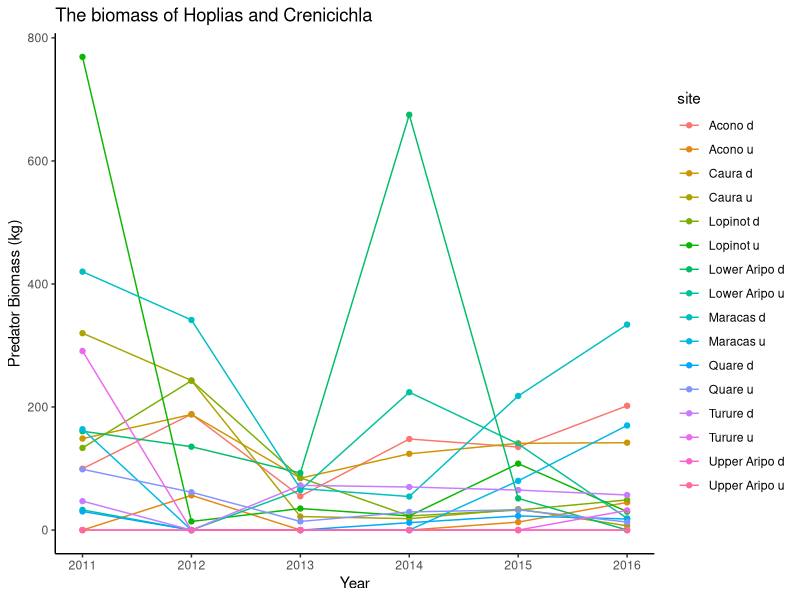
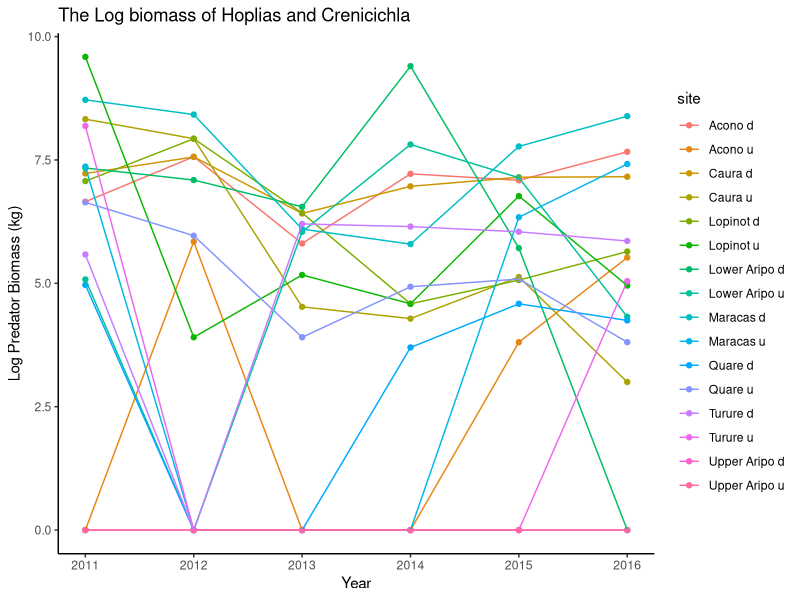
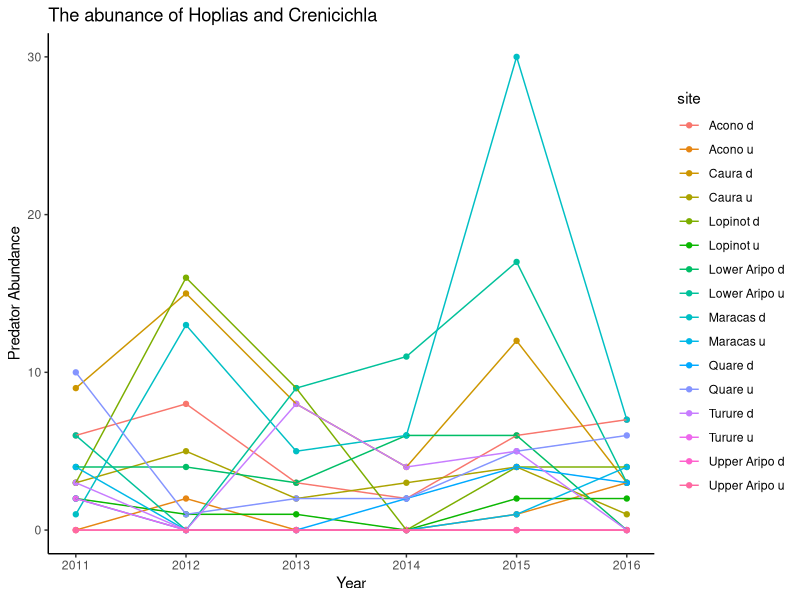
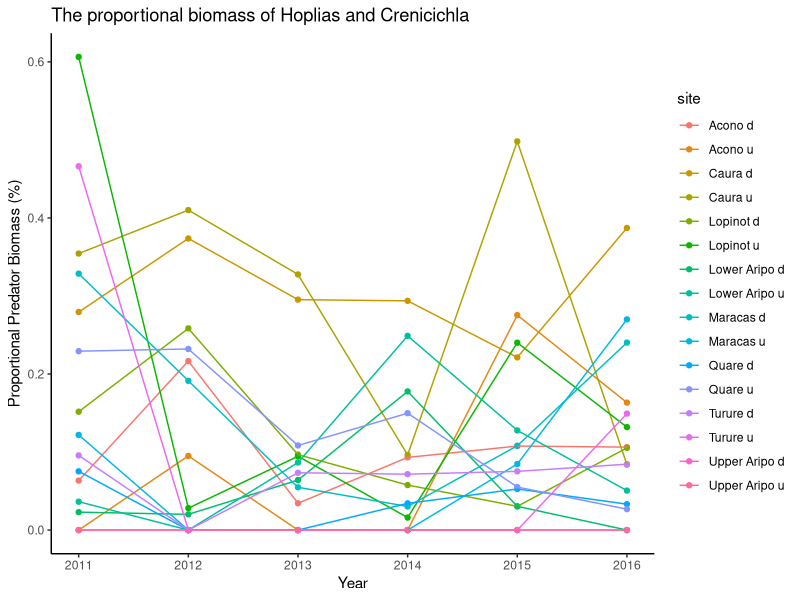

These figures' R source, in order:
## ---- chunk 1
library(dplyr)
library(tidyr)
library(ggplot2)
library(lme4)


setwd("C:\\Users\\faj\\Documents\\OneDrive for Business\\research\\FishPredation\\Data")

fishDataAll <- read.csv("Fish data June 2017.csv")

selectMonths <- c("07", "08")# i am selecting out these months because then i can use the last timepoint 


#select data from only the July and Auguest, and remove first year 
SelectData <- fishDataAll %>% 
	separate(date, c("Day", "Month", "Year"), sep = "/") %>%
	filter(Year != 2010)%>%
	filter(Month %in% selectMonths)

fishData <- data.frame(SelectData)

#calculate biomass
fishData$TotBiomass <- (fishData$numbercaught + fishData$numberseen)* fishData$weight


#calculating percentage abundance
TotBioSite<- fishData %>% 
	group_by(site, Year) %>%
	summarise(BiomasSiteSum = sum(TotBiomass, na.rm=TRUE))

siteBiomass <- data.frame(TotBioSite)
## ---- chunk 2

#sum biomass per site and year
predatorsBioN <- fishData %>% 
	filter(species == "Hoplias malabaricus" | species == "Crenicichla frenata") %>%
	group_by(site, Year) %>%
	summarise(BiomassSum = sum(TotBiomass))

predatorsBio <- data.frame(predatorsBioN)
predatorsBio$Year <- as.numeric(predatorsBio$Year)
siteBiomass$Year <- as.numeric(siteBiomass$Year)

FishDataTot <- merge(siteBiomass, predatorsBio, by = c("site" ,"Year"),all=TRUE) # this makes sure i 
#know what years had no predators recoreded in 
head(FishDataTot)
FishDataTot$BiomassSum[is.na(FishDataTot$BiomassSum)] <- 0

#add mean centered year for further analysis
meanYear <-summarise(FishDataTot, meanYear = mean(Year)) 
FishDataTot$meanYear <- meanYear[1,]
FishDataTot$meanCentredYear <-  FishDataTot$Year - FishDataTot$meanYear	

BioPlot <- ggplot(FishDataTot, aes(x = Year, y = BiomassSum, col = site, group = site))
BioPlot + geom_point() +
	geom_line() +
	theme_classic() +
	labs(title="The biomass of Hoplias and Crenicichla", y = "Predator Biomass (kg)")

## ---- chunk 3

#variation between sites
cvSitesb <- FishDataTot %>%
  group_by(site) %>%
  summarise(meanSite = mean(BiomassSum), sdSite = sd(BiomassSum))%>%
  mutate(cvSite = sdSite/meanSite)
cvSitesBio <- data.frame(cvSitesb)
print(cvSitesBio)

#variation between years
cvYearb <- FishDataTot %>%
  group_by(Year) %>%
  summarise(meanYear = mean(BiomassSum), sdYear = sd(BiomassSum))%>%
  mutate(cvSite = sdYear/meanYear)
cvYearBio <- data.frame(cvYearb)
print(cvYearBio)
## ---- chunk 4

##try a mixed model for biomass
#-------------------------------
bioM1 <- lmer(BiomassSum ~ meanCentredYear + (1|site), data = FishDataTot)
summary(bioM1)
## ---- chunk 5
FishDataTot$LogBio <- log2(FishDataTot$BiomassSum + 1)

##try a mixed model for biomass
#-------------------------------
bioM2 <- lmer(LogBio ~ meanCentredYear + (1|site), data = FishDataTot)
summary(bioM2)

BioPlotL <- ggplot(FishDataTot, aes(x = Year, y = LogBio, col = site, group = site))
BioPlotL + geom_point() +
	geom_line() +
	theme_classic() +
	labs(title="The Log biomass of Hoplias and Crenicichla", y = "Log Predator Biomass (kg)")

## ---- chunk 6

predatorsAbN <- fishData %>% 
	filter(species == "Hoplias malabaricus" | species == "Crenicichla frenata") %>%
	group_by(site, Year) %>%
	summarise(AbundanceSum = sum(numbercaught))

predatorsAb <- data.frame(predatorsAbN)
predatorsAb$Year <- as.numeric(predatorsAb$Year)

#add the total site biomass data, just to i can identify sites with no predators 
FishDataTotAb <- merge(siteBiomass, predatorsAb, by = c("site" ,"Year"),all=TRUE) # this makes sure i 
#know what years had no predators recoreded in 
FishDataTotAb$AbundanceSum[is.na(FishDataTotAb$AbundanceSum)] <- 0

#add mean centered year for further analysis
meanYear <-summarise(FishDataTotAb, meanYear = mean(Year)) 
FishDataTotAb$meanYear <- meanYear[1,]
FishDataTotAb$meanCentredYear <-  FishDataTotAb$Year - FishDataTotAb$meanYear	

FishDataTotAb$logAb <- log2(FishDataTotAb$AbundanceSum + 1)

AbPlot <- ggplot(FishDataTotAb, aes(x = Year, y = AbundanceSum, col = site, group = site))
AbPlot + geom_point() +
	geom_line() +
	theme_classic() +
	labs(title="The abunance of Hoplias and Crenicichla", y = "Predator Abundance")

## ---- chunk 7
#variation between sites
cvSitesa <- FishDataTotAb %>%
  group_by(site) %>%
  summarise(meanSite = mean(AbundanceSum, na.rm=TRUE), sdSite = sd(AbundanceSum, na.rm=TRUE))%>%
  mutate(cvSite = sdSite/meanSite)
cvSitesAb <- data.frame(cvSitesa)
print(cvSitesa)

#variation between years
cvYeara <- FishDataTotAb %>%
  group_by(Year) %>%
  summarise(meanYear = mean(AbundanceSum, na.rm=TRUE), sdYear = sd(AbundanceSum, na.rm=TRUE))%>%
  mutate(cvYear = sdYear/meanYear)
cvYearAb <- data.frame(cvYeara)
print(cvYeara)

## ---- chunk 8

AbM1 <- lmer(AbundanceSum ~ meanCentredYear + (1|site), data = FishDataTotAb)
summary(AbM1)


## ---- chunk 9
FishDataTot$PropMass <- FishDataTot$BiomassSum / FishDataTot$BiomasSiteSum

PropBioPlot <- ggplot(FishDataTot, aes(x = Year, y = PropMass, col = site, group = site))
PropBioPlot + geom_point() +
	geom_line() +
	theme_classic() +
	labs(title="The proportional biomass of Hoplias and Crenicichla", y = "Proportional Predator Biomass (%)")


